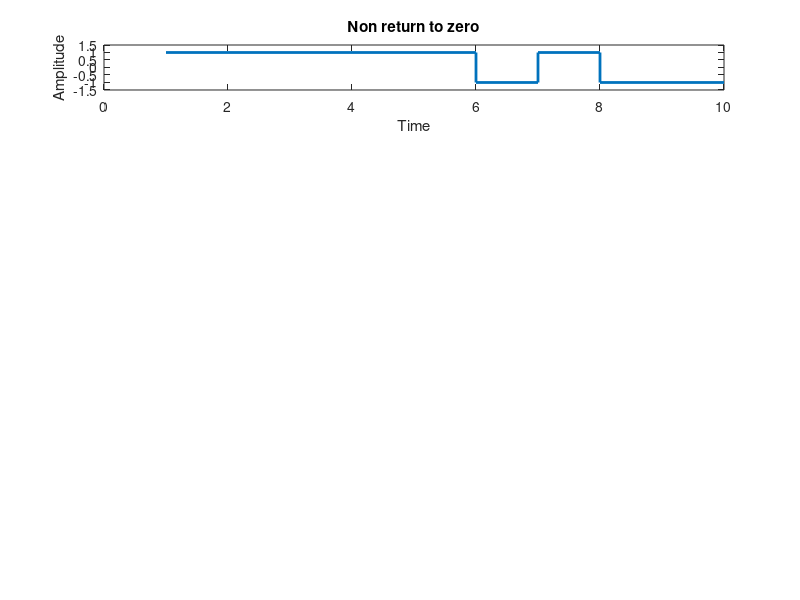

Here is the MATLAB script that generated this plot: (Note: this script raises an error after producing the figure.)
% (1) Generate random bits of zeros and ones.
% (2) Modulate this same vector using the different types of line codes.
%NON RETURN TO ZERO/ NON RETURN TO ZERO INVERTED /RETURN TO ZERO/ AMI/ MANCHESTER/MULTILEVEL TARNSMISSION 3
% (3) Plot a sample of all previous line code modulation and plot them under each other on the
% same figure using subplot, ex subplot (6,1), (make sure that all the types have the same periodic time Ts).
% (4) Find the power spectrum density of each code, and plot them in the same figure using subplot as previous.
% Generate a random sequence of 0s and 1s
bits = randi([0 1], 1, 10);

% NON RETURN TO ZERO
modulated_bits = 2*bits - 1; % Convert 0s to -1s and 1s to +1s
figure(1);subplot(6, 1, 1);
stairs(modulated_bits,'LineWidth', 2);
ylim([-1.5 1.5]);
title('Non return to zero');
xlabel('Time');
ylabel('Amplitude');
% figure(3);

figure(2);plot_power_spectral_density(modulated_bits,1,'Power Spectral Density of NON RETURN TO ZERO')
%NON RETURN TO ZERO INVERTED 
%watch this https://www.youtube.com/watch?v=Kxndom8GaUQ
% Initialize the encoded signal with the first bit
lastBit = 1;
modulated_bits = zeros(1, length(bits));

% Perform NRZI encoding
for i = 1:length(bits)
    if bits(i) == 0
        modulated_bits(i) = lastBit;
    else
        modulated_bits(i) = -lastBit;
        lastBit = -lastBit;
    end
end


% Plot the encoded signal
figure(1);subplot(6, 1, 2);
stairs(modulated_bits,'LineWidth', 2);
ylim([-1.5 1.5]);
title('Non return to zero inverted');
xlabel('Time');
ylabel('Amplitude');
figure(2);plot_power_spectral_density(modulated_bits,2,'Power Spectral Density of Non return to zero inverted')
%Return to Zero
modulated_bits = zeros(1, 2*length(bits));

for i = 1:length(bits)
    if bits(i) == 0
        modulated_bits(2*i-1:2*i) = [-1, 0];
    else
        modulated_bits(2*i-1:2*i) = [1, 0];
    end
end

% Plot the modulated bits
figure(1);subplot(6, 1, 3);
t = 0:0.5:(length(modulated_bits)/2 - 0.5);
stairs(t, modulated_bits, 'LineWidth', 2);
ylim([-1.5 1.5]);
title('Return to Zero');
xlabel('Time');
ylabel('Amplitude');
figure(2);plot_power_spectral_density(modulated_bits,3,'Power Spectral Density of Return to Zero')


% AMI
% Initialize the AMI encoder
modulated_bits = zeros(1, length(bits));
last_voltage = 1;

% Perform AMI encoding
for i = 1:length(bits)
    if bits(i) == 0
        modulated_bits(i) = 0;
    else
        if last_voltage == 1
            modulated_bits(i) = 1;
            last_voltage = -1;
        else
            modulated_bits(i) = -1;
            last_voltage = 1;
        end
    end
end

% Plot the modulated bits
figure(1);subplot(6, 1, 4);
t = 0:1:length(modulated_bits)-1;
stairs(t, modulated_bits, 'LineWidth', 2);
ylim([-1.5 1.5]);
title('Modulated Bits using AMI');
xlabel('Time');
ylabel('Amplitude');
figure(2);plot_power_spectral_density(modulated_bits,4,'Power Spectral Density of AMI encoding')
%Manchester

% Initialize the Manchester encoder
modulated_bits = zeros(1, length(bits)*2);
for i = 1:length(bits)
    if bits(i) == 0
        modulated_bits((i-1)*2+1:i*2) = [1 -1];
    else
        modulated_bits((i-1)*2+1:i*2) = [-1 1];
    end
end

figure(1);subplot(6, 1, 5);
t = 0:0.5:length(modulated_bits)/2-0.5;
stairs(t, modulated_bits, 'LineWidth', 2);
ylim([-1.5 1.5]);
title('Modulated Bits using Manchester Coding');
xlabel('Time');
ylabel('Amplitude');
figure(2);plot_power_spectral_density(modulated_bits,5,'Power Spectral Density of Manchester Coding')

%MLT3
signal_levels = zeros(1, length(bits));
signal_levels(bits == 1) = 1;
signal_levels(bits == 0) = 0;
signal_levels = 2*signal_levels - 1;

% Apply multilevel transmission 3 modulation
% Apply multilevel transmission 3 modulation
modulated_bits = repelem(signal_levels, 3);

% Create a time vector for the modulated bit sequence
t = linspace(0, length(modulated_bits)/3, length(modulated_bits));

% Plot the modulated bit sequence
figure(1);subplot(6, 1, 6);
stairs(t, modulated_bits, 'LineWidth', 2);
ylim([-1.5 1.5]);
title('Multilevel Transmission 3 Modulation');
xlabel('Time');
ylabel('Signal Level');

figure(2);plot_power_spectral_density(modulated_bits,6,'Power Spectral Density of Multilevel Transmission 3 Modulation')
%Power spectral density 
function plot_power_spectral_density(modulated_bits,n,label)
% Compute the power spectral density of the modulated bits using periodogram
fs = length(modulated_bits); % sampling frequency
[Pxx, f] = periodogram(modulated_bits, [], [], fs);
%[Pxx, f] = pwelch(modulated_bits, [], [], [], fs);
% Plot the power spectral density
subplot(6, 1, n);
plot(f, Pxx, 'LineWidth', 2);
xlim([0 fs/2]);
title(label);
xlabel('Frequency');
ylabel('Power');
    end
